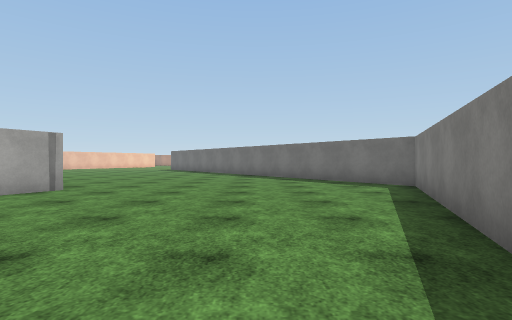
View 1 (above)

24 first-person views from a walk through a scene from a Unity 3-D project. The camera is 1.2 m above the floor, looks level and sees 80° across. The floor is counted in squares, 2 m on a side. Each view is taken from the middle of a square. On the plan, view 1 faces up. The plan holds only what a view shows up to about 9 squares ahead; the rest is blank. The place goes on beyond the plan. The player character is not drawn. Some surface patterns are stand-ins.

View 2
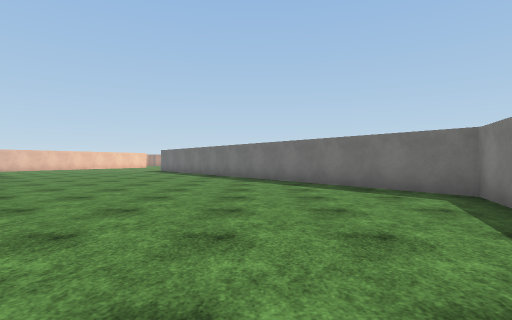

View 3
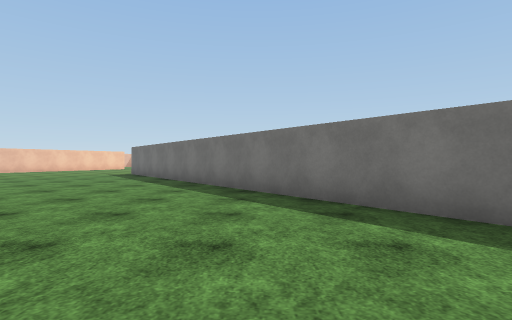

View 4
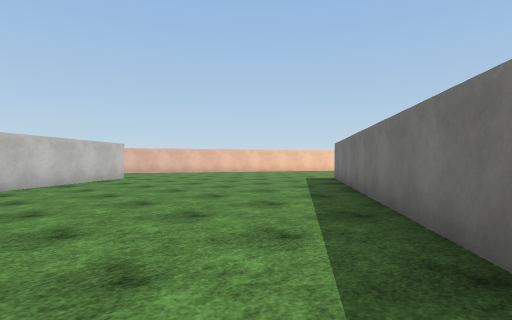

View 5
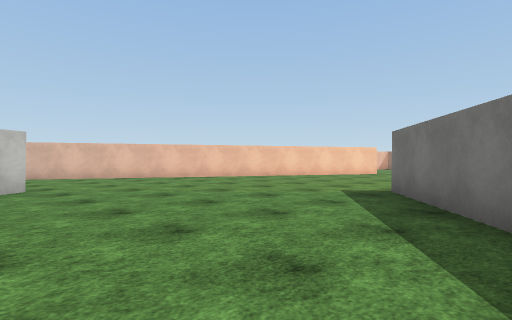

View 6
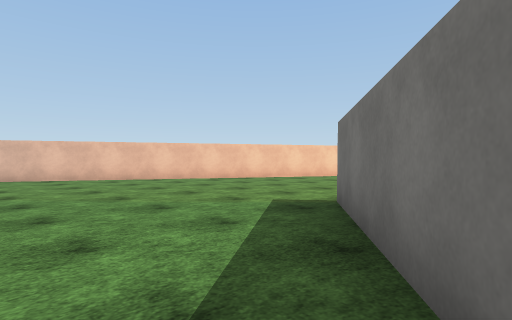

View 7
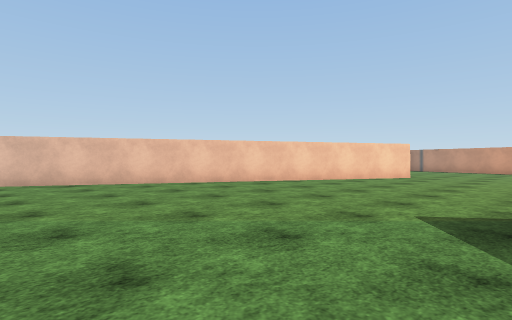

View 8
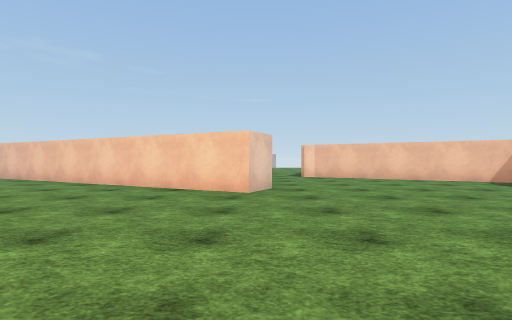

View 9
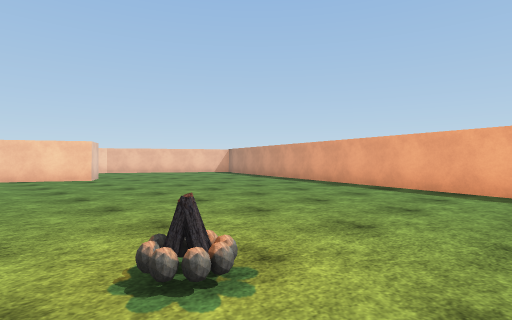

View 10
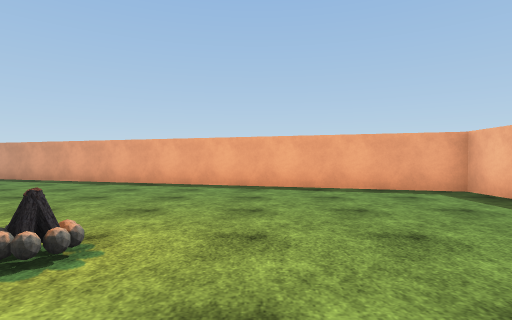

View 11
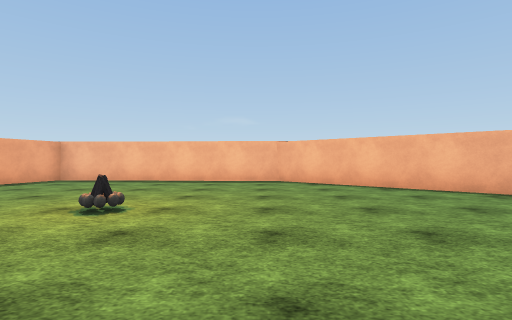

View 12
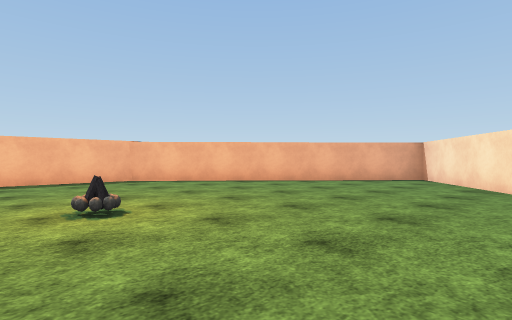

View 13
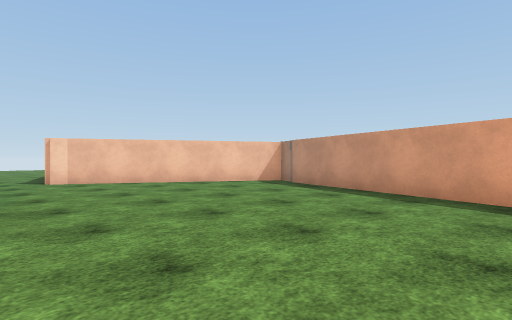

View 14
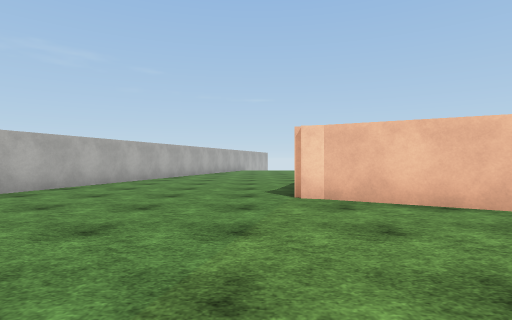

View 15
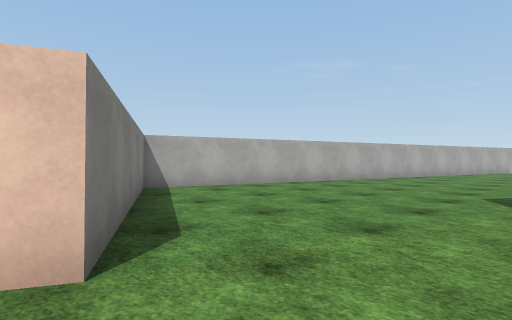

View 16
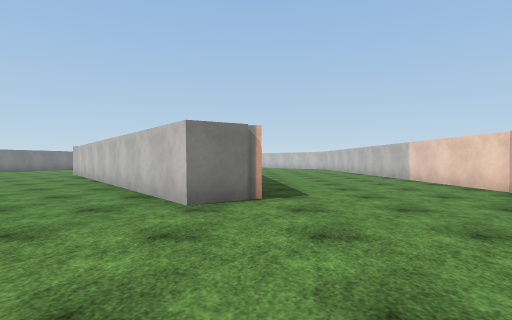

View 17
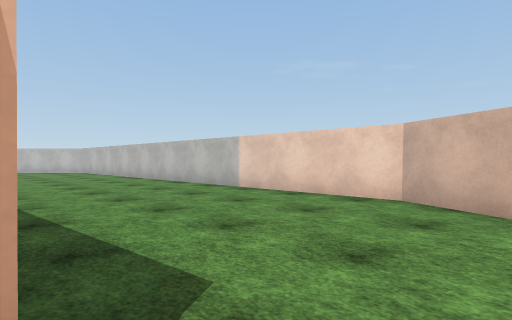

View 18
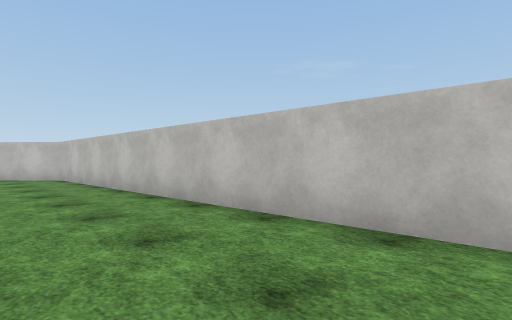

View 19
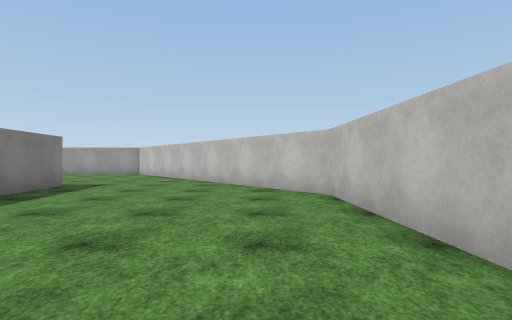

View 20
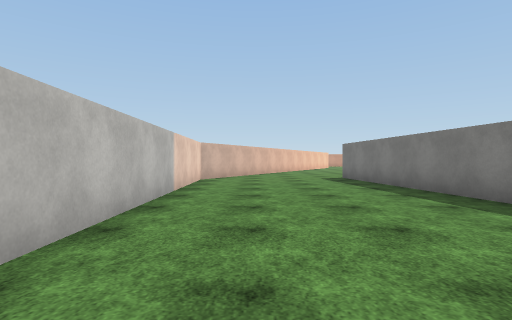

View 21
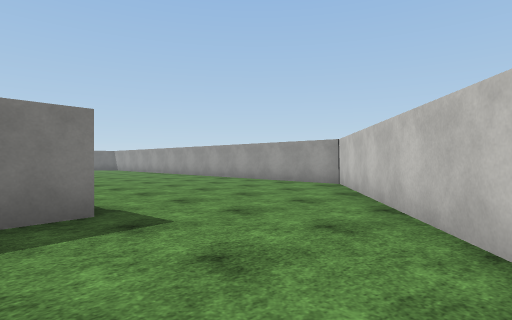

View 22
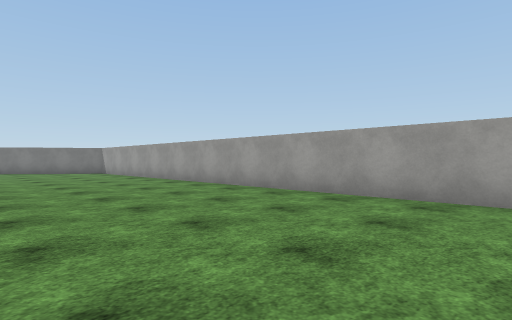

View 23
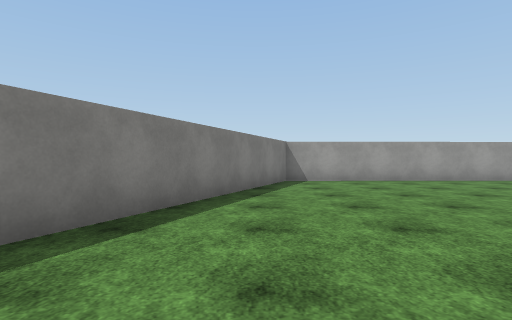

View 24
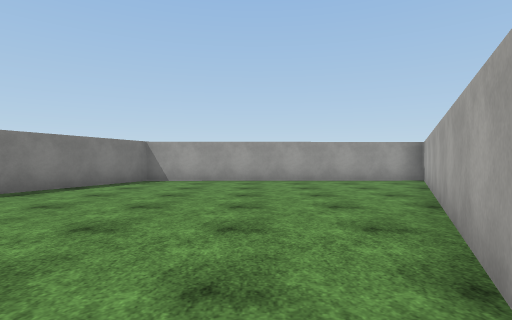

### Floor plan
Points are (right, up) in squares from view 1. A wall is a line through its corners. A room is listed if a view was taken in it or the views show most of it. See-through windows are left out.
Room 1 (views 1, 2, 3, 4, 5, 6, 7, 8, 9, 10, 11, 12, 13, 14, 15, 16, 17, 18, 19, 20, 21, 23, 24)
walls: (-3.4, 18.1) (-1.1, 15); (-11, 13.3) (-10.1, 14) (-6.2, 8.9); (0.2, 16.4) (4.7, 21.4) (5, 27.8) (-10.2, 32.5); (-15, 13.7) (-15.7, 12.3) (-15.3, -1.3) (-12.2, -5.1); (-10.5, 7.1) (-11, 12.1); (-3.8, 6.2) (-7.9, -1.9) (0.1, -1.8) (3.6, 7) (-5.3, 19); (-18.1, 23.7) (-11.9, 21.7) (-9.5, 26.3) (-8.6, 25.9) (-13.9, 15.8); (-13.6, 28.1) (-13.8, 27.7); (-10.3, 32.7) (-10.9, 33) (-13.9, 27.5); (-9.5, -3.1) (-9.7, -1.1)
ways out: opening at (-10.5, -4.5) to room 2
objects: other object (0, 24)
Room 2 (view 22)
walls: (-12.2, -5.1) (-9.1, -8.9) (-1, -8.8)
ways out: opening at (-10.5, -4.5) to room 1

Where each view was taken, in squares from view 1:
view 1: 0 up, 0 right, facing up
view 2: 2 up, 0 right, facing up
view 3: 6 up, 0 right, facing up
view 4: 10 up, 0 right, facing up-left
view 5: 13 up, 3 left, facing up-left
view 6: 15 up, 3 left, facing up-left
view 7: 15 up, 5 left, facing up-left
view 8: 26 up, 3 left, facing left
view 9: 23 up, 1 right, facing up-left
view 10: 22 up, 1 right, facing up
view 11: 22 up, 4 left, facing right
view 12: 25 up, 4 left, facing down-right
view 13: 26 up, 5 left, facing up-left
view 14: 27 up, 9 left, facing left
view 15: 28 up, 9 left, facing down-left
view 16: 18 up, 11 left, facing down
view 17: 14 up, 11 left, facing down-left
view 18: 9 up, 13 left, facing down-left
view 19: 4 up, 14 left, facing down
view 20: 3 up, 14 left, facing up
view 21: 2 down, 13 left, facing down-right
view 22: 4 down, 9 left, facing down-right
view 23: 7 up, 1 right, facing down
view 24: 7 up, 3 left, facing down
